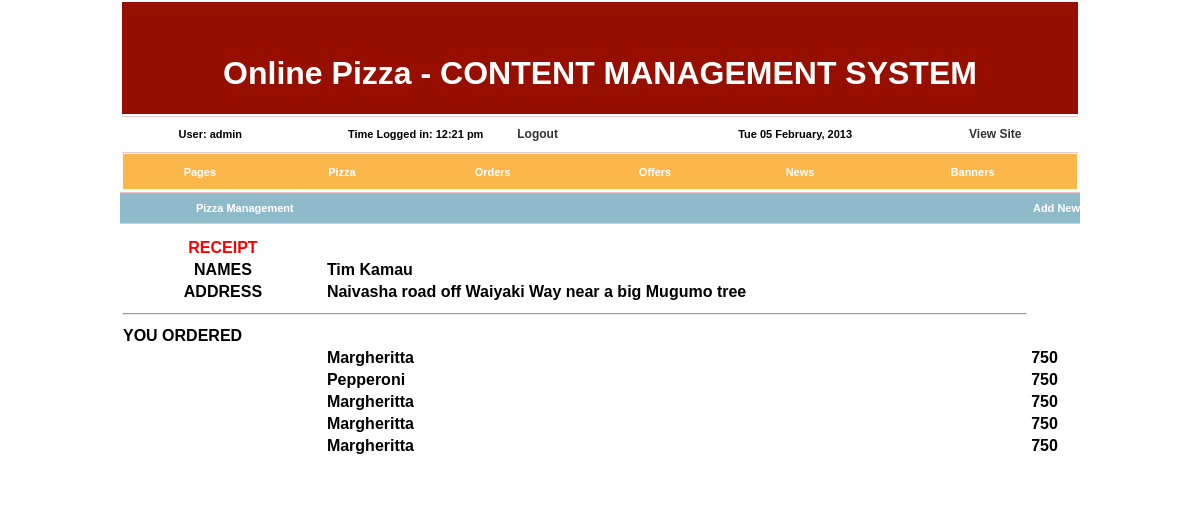
Page /admin/orders.php?mode=getorder&id=2 (signed in) on the committed database.
### tables this page shows
CREATE TABLE `users` (
  `id` int(11) NOT NULL auto_increment,
  `username` varchar(100) NOT NULL default '',
  `password` varchar(40) NOT NULL default '',
  `firstname` varchar(255) NOT NULL,
  `lastname` varchar(255) NOT NULL,
  `address` varchar(255) NOT NULL default '',
  PRIMARY KEY  (`id`)
);

CREATE TABLE `orders` (
  `id` int(11) NOT NULL auto_increment,
  `user_id` int(11) NOT NULL,
  `item` int(11) NOT NULL,
  `quantity` char(2) NOT NULL,
  `price` varchar(20) NOT NULL default '',
  `orderdate` timestamp NOT NULL default CURRENT_TIMESTAMP on update CURRENT_TIMESTAMP,
  `pizzastatus` int(11) NOT NULL,
  PRIMARY KEY  (`id`),
  KEY `user_id` (`user_id`)
);

CREATE TABLE `pizza` (
  `id` int(11) NOT NULL auto_increment,
  `name` varchar(100) NOT NULL default '',
  `descrip` varchar(255) NOT NULL default '',
  `image` varchar(100) NOT NULL default '',
  `price` varchar(20) NOT NULL default '',
  PRIMARY KEY  (`id`)
);

### admin/includes/orders.lib.php (the view, shortened to what this page needs)
<tr>
    <td>
	<table width="100%" border="0" class="bordertop" cellspacing="0" cellpadding="0" bgcolor="#8EBACA">
      <tr height="30">
        <td width="26%" align="center"><span class="style1">Pizza Management </span></td>
        <td width="74%" align=right><a href=pizza.php?mode=newpizza class="style1">Add New</a></td>
      </tr>
    </table>
</td>
  </tr>
<?php
function choosefunction(){
	if(isset($_REQUEST['mode'])){
		$mode = $_REQUEST['mode'];
		switch ($mode){
			case "getorder":
			getorder();
			break;
		}
	}
	else{
		listorders();
	}
}
?>
<?php
function getorder(){
if(isset($_REQUEST['id'])){
	$id = $_REQUEST['id'];
	$sql = "select orders.*,firstname,lastname,address,name from orders join users on users.id = orders.user_id join pizza on pizza.id = orders.item where orders.user_id = $id and pizzastatus = 1;";
	$result = mysql_query($sql);
	$myrow = mysql_fetch_array($result);
	echo '<table width="100%">';
	echo '<tr><td align="center"><font color="red">RECEIPT</font></td></tr>';
	echo '<tr><td align="center">NAMES</td><td>' . $myrow['firstname'] .' ' .$myrow['lastname'] . '</td></tr>';
	echo '<tr><td align="center">ADDRESS</td><td>' . $myrow['address']. '</td></tr>';
	echo '<tr><td colspan="2"><hr></td></tr>';
	echo '<tr><td>YOU ORDERED</td></tr>';
	$sql = "select orders.*,firstname,lastname,address,name from orders join users on users.id = orders.user_id join pizza on pizza.id = orders.item where orders.user_id = $id and pizzastatus = 1;";
	$result = mysql_query($sql);
	while($myrow = mysql_fetch_array($result)){
	echo '<tr>';
	echo '<td align="center">&nbsp;</td><td>' . $myrow['name']. '</td><td>' .$myrow['price'] .'</td></tr>';
		}
	}
}
?>

### admin/css/cms.css (style rules this page uses)
body { margin-left: 0px; margin-top: 0px; margin-right: 0px; margin-bottom: 0px; }
a { font-family: Arial, Helvetica, sans-serif; font-size: 11px; color: #FFFFFF; }
a:link { text-decoration: none; color: #FFFFFF; }
.bordertop { font-family: Arial, Helvetica, sans-serif; font-size: 11px; color: #8EBACA; text-decoration: none; border-top-width: 1px; border-top-style: solid; border-top-color: #F0C7CB; }

### rows in the picture
users: firstname "Tim", lastname "Kamau", address "Naivasha road off Waiyaki Way near a big Mugumo tree"
orders: pizza.name "Margheritta", price "750"
orders: pizza.name "Pepperoni", price "750"
orders: pizza.name "Margheritta", price "750"
orders: pizza.name "Margheritta", price "750"
orders: pizza.name "Margheritta", price "750"

### other values in the picture
$cookie['username'] "admin"
$cookie['logintime'] "12:21 pm"
